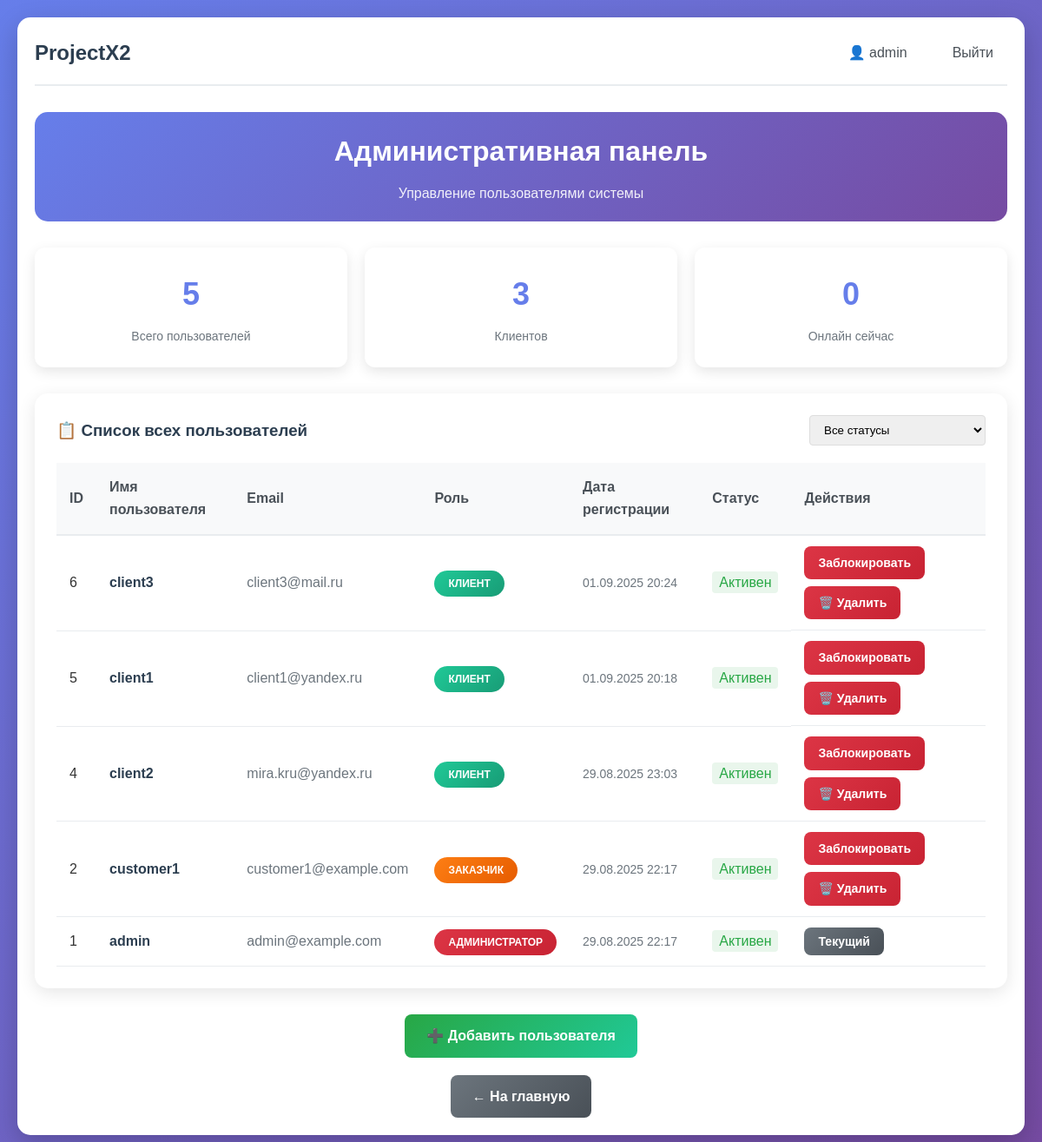
Page /admin/users (signed in) on the committed database.
### app.py (models this page shows, shortened)
class User(UserMixin, db.Model):
    __tablename__ = 'users'
    id = db.Column(db.Integer, primary_key=True)
    username = db.Column(db.String(64), unique=True, nullable=False)
    email = db.Column(db.String(120), unique=True, nullable=False)
    password_hash = db.Column(db.String(256), nullable=False)
    role = db.Column(db.String(20), nullable=False)
    created_at = db.Column(db.DateTime, default=datetime.utcnow)
    is_active = db.Column(db.Boolean, default=True)
    services = db.relationship('UserService', backref='user', lazy=True)
    balance = db.Column(db.Float, default=0.0)  # Баланс для клиентов

### app.py (the view)
@app.route('/admin/users')
@login_required
def admin_users():
    if current_user.role != 'admin':
        flash('Доступ запрещен. Только для администраторов.', 'error')
        return redirect(url_for('index'))
    users = User.query.order_by(User.created_at.desc()).all()
    return render_template('admin_users.html', users=users)

### app.py (called while the page is built)
@login_manager.user_loader
def load_user(user_id):
    return db.session.get(User, int(user_id))

@app.before_request
def check_user_active():
    if current_user.is_authenticated and not current_user.is_active:
        logout_user()
        flash('Ваш аккаунт заблокирован. Обратитесь к администратору.', 'error')
        return redirect(url_for('login'))

### templates/admin_users.html (shortened to what this page needs)
{% extends "base.html" %}
{% block content %}
<div class="admin-container">
    <div class="admin-header">
        <h2> Административная панель</h2>
        <p class="admin-subtitle">Управление пользователями системы</p>
    </div>
    <div class="admin-stats">
        <div class="stats-grid">
            <div class="stat-card">
                <div class="stat-number">{{ users|length }}</div>
                <div class="stat-label">Всего пользователей</div>
            </div>
            <div class="stat-card">
                <div class="stat-number">{{ users|selectattr('role', 'equalto', 'client')|list|length }}</div>
                <div class="stat-label">Клиентов</div>
            </div>
            <div class="stat-card">
                <div class="stat-number">0</div>
                <div class="stat-label">Онлайн сейчас</div>
            </div>
        </div>
    </div>
    <div class="users-table-container">
        <div class="table-header">
            <h3>📋 Список всех пользователей</h3>
            <div class="table-actions">
                <select id="filterStatus" class="filter-select">
                    <option value="all">Все статусы</option>
                </select>
            </div>
        </div>
        <div class="table-responsive">
            <table class="users-table">
                <thead>
                    <tr>
                        <th>ID</th>
                        <th>Имя пользователя</th>
                        <th>Email</th>
                        <th>Роль</th>
                        <th>Дата регистрации</th>
                        <th>Статус</th>
                        <th>Действия</th>
                    </tr>
                </thead>
                <tbody>
                    {% for user in users %}
                    <tr class="user-row" data-status="{{ 'active' if user.is_active else 'inactive' }}">
                        <td class="user-id">{{ user.id }}</td>
                        <td class="user-username">
                            <strong>{{ user.username }}</strong>
                        </td>
                        <td class="user-email">{{ user.email }}</td>
                        <td class="user-role">
                            <span class="role-badge role-{{ user.role }}">
                                {% if user.role == 'admin' %}
                                    Администратор
                                {% elif user.role == 'customer' %}
                                    Заказчик
                                {% else %}
                                    Клиент
                                {% endif %}
                            </span>
                        </td>
                        <td class="user-created">{{ user.created_at.strftime('%d.%m.%Y %H:%M') }}</td>
                        <td class="user-status">
                            <span class="status-{{ 'active' if user.is_active else 'inactive' }}">
                                {{ 'Активен' if user.is_active else 'Заблокирован' }}
                            </span>
                        </td>
                        <td class="user-actions">
                            {% if user.id != current_user.id %}
                                <a href="{{ url_for('toggle_user', user_id=user.id) }}"
                                   class="btn btn-sm btn-{{ 'success' if not user.is_active else 'danger' }}"
                                   onclick="return confirm('Вы уверены, что хотите {{ 'разблокировать' if not user.is_active else 'заблокировать' }} пользователя {{ user.username }}?')">
                                    {{ 'Разблокировать' if not user.is_active else 'Заблокировать' }}
                                </a>
                                <a href="{{ url_for('delete_user', user_id=user.id) }}"
                                   class="btn btn-sm btn-danger"
                                   onclick="return confirm('⚠️ ВНИМАНИЕ! Вы уверены, что хотите полностью удалить пользователя {{ user.username }}? Это действие невозможно отменить! Все данные пользователя будут безвозвратно удалены.')">
                                    🗑️ Удалить
                                </a>
                            {% else %}
                                <button class="btn btn-sm btn-secondary" disabled>Текущий</button>
                            {% endif %}
                        </td>
                    </tr>
                    {% endfor %}
                </tbody>
            </table>
        </div>
    </div>
    <div class="add-user-container" style="text-align: center; margin: 20px 0;">
        <a href="{{ url_for('admin_add_user') }}" class="btn btn-success">
            ➕ Добавить пользователя
        </a>
    </div>
    <div class="admin-actions">
        <a href="{{ url_for('index') }}" class="btn btn-secondary">← На главную</a>
    </div>
</div>
{% endblock %}

### templates/base.html (shortened to what this page needs)
<!DOCTYPE html>
<html lang="ru">
<head>
    <link rel="stylesheet" href="{{ url_for('static', filename='css/style.css') }}">
</head>
<body>
    <div class="container">
        <nav class="navbar">
            <h1><a href="/" class="nav-logo">ProjectX2</a></h1>
            <div class="nav-links">
                {% if current_user.is_authenticated %}
                    <a href="/profile" class="nav-link">👤 {{ current_user.username }}</a>
                    <a href="/logout" class="nav-link">Выйти</a>
                {% else %}
                    <a href="/login" class="nav-link">Войти</a>
                    <a href="/register" class="nav-link">Регистрация</a>
                {% endif %}
            </div>
        </nav>
        <main>
            {% block content %}{% endblock %}
        </main>
    </div>
</body>
</html>

### static/css/style.css (style rules this page uses)
* { margin: 0; padding: 0; box-sizing: border-box; }
body { font-family: 'Arial', sans-serif; line-height: 1.6; color: #333; background: linear-gradient(135deg, #667eea 0%, #764ba2 100%); min-height: 100vh; padding: 20px; }
.container { max-width: 1200px; margin: 0 auto; background: white; padding: 20px; border-radius: 15px; box-shadow: 0 10px 30px rgba(0, 0, 0, 0.2); }
.navbar { display: flex; justify-content: space-between; align-items: center; margin-bottom: 30px; padding-bottom: 15px; border-bottom: 2px solid #e9ecef; }
.nav-logo { text-decoration: none; color: #2c3e50; font-size: 24px; font-weight: bold; }
.nav-links { display: flex; gap: 20px; align-items: center; }
.nav-link { text-decoration: none; color: #495057; padding: 8px 16px; border-radius: 8px; transition: all 0.3s ease; font-weight: 500; }
.btn { padding: 12px 25px; border: none; border-radius: 8px; cursor: pointer; font-size: 16px; text-decoration: none; display: inline-block; text-align: center; transition: all 0.3s ease; font-weight: 600; }
.btn-success { background: linear-gradient(135deg, #28a745 0%, #20c997 100%); color: white; }
.btn-danger { background: linear-gradient(135deg, #dc3545 0%, #c82333 100%); color: white; }
.btn-secondary { background: linear-gradient(135deg, #6c757d 0%, #495057 100%); color: white; }
.btn-sm { padding: 8px 16px; font-size: 14px; }
.container { animation: fadeIn 0.6s ease-out; }
.role-badge { padding: 8px 16px; border-radius: 20px; font-size: 12px; font-weight: bold; text-transform: uppercase; }
.role-admin { background: linear-gradient(135deg, #dc3545 0%, #c82333 100%); color: white; }
.role-customer { background: linear-gradient(135deg, #fd7e14 0%, #e65c00 100%); color: white; }
.role-client { background: linear-gradient(135deg, #20c997 0%, #189c76 100%); color: white; }
.status-active { color: #28a745; font-weight: bold; }
.stats-grid { display: grid; grid-template-columns: repeat(auto-fit, minmax(150px, 1fr)); gap: 20px; }
.stat-number { font-size: 28px; font-weight: bold; color: #667eea; margin-bottom: 5px; }
.stat-label { font-size: 14px; color: #6c757d; font-weight: 500; }
.admin-container { max-width: 1400px; margin: 0 auto; }
.admin-header { text-align: center; margin-bottom: 30px; padding: 20px; background: linear-gradient(135deg, #667eea 0%, #764ba2 100%); border-radius: 15px; color: white; }
.admin-header h2 { margin: 0; font-size: 32px; }
.admin-subtitle { margin: 10px 0 0 0; opacity: 0.9; font-size: 16px; }
.admin-stats { margin-bottom: 30px; }
.stats-grid { display: grid; grid-template-columns: repeat(auto-fit, minmax(200px, 1fr)); gap: 20px; margin-bottom: 30px; }
.stat-card { background: white; padding: 25px; border-radius: 12px; text-align: center; box-shadow: 0 5px 15px rgba(0,0,0,0.1); transition: transform 0.3s ease; }
.stat-card .stat-number { font-size: 36px; font-weight: bold; color: #667eea; margin-bottom: 8px; }
.stat-card .stat-label { color: #6c757d; font-weight: 500; font-size: 14px; }
.users-table-container { background: white; border-radius: 15px; padding: 25px; box-shadow: 0 5px 20px rgba(0,0,0,0.1); margin-bottom: 30px; }
.table-header { display: flex; justify-content: space-between; align-items: center; margin-bottom: 20px; flex-wrap: wrap; gap: 15px; }
.table-header h3 { margin: 0; color: #2c3e50; }
.table-responsive { overflow-x: auto; }
.users-table { width: 100%; border-collapse: collapse; background: white; }
.users-table th { background: #f8f9fa; padding: 15px; text-align: left; font-weight: 600; color: #495057; border-bottom: 2px solid #e9ecef; }
.users-table td { padding: 12px 15px; border-bottom: 1px solid #e9ecef; vertical-align: middle; }
.user-username strong { color: #2c3e50; }
.user-email { color: #6c757d; }
.user-created { color: #6c757d; font-size: 14px; }
.user-actions { display: flex; gap: 8px; flex-wrap: wrap; }
.admin-actions { display: flex; gap: 15px; justify-content: center; flex-wrap: wrap; }
.status-active { background-color: #d4edda; color: #155724; }

### templates/admin_users.html (style rules this page uses)
.status-active { color: #28a745; font-weight: 500; background: rgba(40, 167, 69, 0.1); padding: 4px 8px; border-radius: 4px; }
.filter-select { padding: 8px 12px; border: 1px solid #ddd; border-radius: 4px; margin-left: 10px; }
.user-actions { text-align: center; min-width: 140px; }
.table-header { display: flex; justify-content: space-between; align-items: center; margin-bottom: 20px; }
.table-actions { display: flex; gap: 10px; }

### rows in the picture
User: username "admin", id "1", email "admin@example.com", role "АДМИНИСТРАТОР", created_at "29.08.2025 22:17", is_active "Активен", shows "Текущий"
User: id "6", username "client3", email "client3@mail.ru", role "КЛИЕНТ", created_at "01.09.2025 20:24", is_active "Активен", is_active "Заблокировать"
User: id "5", username "client1", email "client1@yandex.ru", role "КЛИЕНТ", created_at "01.09.2025 20:18", is_active "Активен", is_active "Заблокировать"
User: id "4", username "client2", email "mira.kru@yandex.ru", role "КЛИЕНТ", created_at "29.08.2025 23:03", is_active "Активен", is_active "Заблокировать"
User: id "2", username "customer1", email "customer1@example.com", role "ЗАКАЗЧИК", created_at "29.08.2025 22:17", is_active "Активен", is_active "Заблокировать"

### other values in the picture
{{ users|length }} "5"
{{ users|selectattr('role', 'equalto', 'client')|list|length }} "3"
